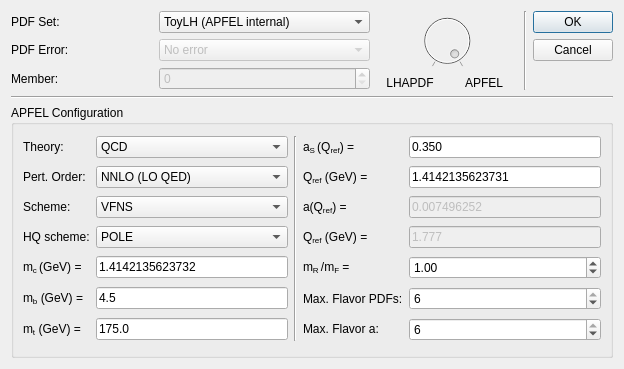
<?xml version="1.0" encoding="UTF-8"?>
<ui version="4.0">
 <class>PDFDialog</class>
 <widget class="QDialog" name="PDFDialog">
  <property name="geometry">
   <rect>
    <x>0</x>
    <y>0</y>
    <width>624</width>
    <height>369</height>
   </rect>
  </property>
  <property name="windowTitle">
   <string>Adding new PDF set</string>
  </property>
  <property name="windowIcon">
   <iconset resource="../resources/resource.qrc">
    <normaloff>:/icons/logo.png</normaloff>:/icons/logo.png</iconset>
  </property>
  <property name="styleSheet">
   <string notr="true"/>
  </property>
  <layout class="QGridLayout" name="gridLayout_2">
   <item row="5" column="0" colspan="5">
    <widget class="QGroupBox" name="groupBox">
     <property name="enabled">
      <bool>true</bool>
     </property>
     <property name="title">
      <string>APFEL Configuration</string>
     </property>
     <layout class="QGridLayout" name="gridLayout_3">
      <item row="0" column="0">
       <widget class="QLabel" name="label_5">
        <property name="text">
         <string>Theory:</string>
        </property>
       </widget>
      </item>
      <item row="0" column="1">
       <widget class="QComboBox" name="comboBox_theory">
        <item>
         <property name="text">
          <string>QCD</string>
         </property>
        </item>
        <item>
         <property name="text">
          <string>QED</string>
         </property>
        </item>
        <item>
         <property name="text">
          <string>QECDP</string>
         </property>
        </item>
        <item>
         <property name="text">
          <string>QCEDP</string>
         </property>
        </item>
        <item>
         <property name="text">
          <string>QavDP</string>
         </property>
        </item>
        <item>
         <property name="text">
          <string>QECDS</string>
         </property>
        </item>
        <item>
         <property name="text">
          <string>QCEDS</string>
         </property>
        </item>
        <item>
         <property name="text">
          <string>QavDS</string>
         </property>
        </item>
       </widget>
      </item>
      <item row="0" column="2" rowspan="7">
       <widget class="Line" name="line_3">
        <property name="orientation">
         <enum>Qt::Vertical</enum>
        </property>
       </widget>
      </item>
      <item row="0" column="3">
       <widget class="QLabel" name="label_16">
        <property name="text">
         <string>&lt;html&gt;&lt;head/&gt;&lt;body&gt;&lt;p&gt;&lt;span style=&quot; font-family:'Symbol';&quot;&gt;a&lt;/span&gt;&lt;span style=&quot; vertical-align:sub;&quot;&gt;S &lt;/span&gt;(Q&lt;span style=&quot; vertical-align:sub;&quot;&gt;ref&lt;/span&gt;) =&lt;/p&gt;&lt;/body&gt;&lt;/html&gt;</string>
        </property>
       </widget>
      </item>
      <item row="0" column="4">
       <widget class="QLineEdit" name="lineEdit_as">
        <property name="text">
         <string>0.350</string>
        </property>
       </widget>
      </item>
      <item row="1" column="0">
       <widget class="QLabel" name="label_8">
        <property name="text">
         <string>Pert. Order:</string>
        </property>
       </widget>
      </item>
      <item row="1" column="1">
       <widget class="QComboBox" name="comboBox_ptord">
        <property name="currentIndex">
         <number>2</number>
        </property>
        <item>
         <property name="text">
          <string>LO (LO QED)</string>
         </property>
        </item>
        <item>
         <property name="text">
          <string>NLO (LO QED)</string>
         </property>
        </item>
        <item>
         <property name="text">
          <string>NNLO (LO QED)</string>
         </property>
        </item>
       </widget>
      </item>
      <item row="1" column="3">
       <widget class="QLabel" name="label_17">
        <property name="text">
         <string>&lt;html&gt;&lt;head/&gt;&lt;body&gt;&lt;p&gt;Q&lt;span style=&quot; vertical-align:sub;&quot;&gt;ref&lt;/span&gt; (GeV) =&lt;/p&gt;&lt;/body&gt;&lt;/html&gt;</string>
        </property>
       </widget>
      </item>
      <item row="1" column="4">
       <widget class="QLineEdit" name="lineEdit_Qas">
        <property name="enabled">
         <bool>true</bool>
        </property>
        <property name="text">
         <string>1.4142135623731</string>
        </property>
       </widget>
      </item>
      <item row="2" column="0">
       <widget class="QLabel" name="label_6">
        <property name="text">
         <string>Scheme:</string>
        </property>
       </widget>
      </item>
      <item row="2" column="1">
       <widget class="QComboBox" name="comboBox_scheme">
        <item>
         <property name="text">
          <string>VFNS</string>
         </property>
        </item>
        <item>
         <property name="text">
          <string>FFNS, 3 flavors</string>
         </property>
        </item>
        <item>
         <property name="text">
          <string>FFNS, 4 flavors</string>
         </property>
        </item>
        <item>
         <property name="text">
          <string>FFNS, 5 flavors</string>
         </property>
        </item>
        <item>
         <property name="text">
          <string>FFNS, 6 flavors</string>
         </property>
        </item>
       </widget>
      </item>
      <item row="2" column="3">
       <widget class="QLabel" name="label_18">
        <property name="text">
         <string>&lt;html&gt;&lt;head/&gt;&lt;body&gt;&lt;p&gt;&lt;span style=&quot; font-family:'Symbol';&quot;&gt;a&lt;/span&gt;&lt;span style=&quot; vertical-align:sub;&quot;/&gt;(Q&lt;span style=&quot; vertical-align:sub;&quot;&gt;ref&lt;/span&gt;) =&lt;/p&gt;&lt;/body&gt;&lt;/html&gt;</string>
        </property>
       </widget>
      </item>
      <item row="2" column="4">
       <widget class="QLineEdit" name="lineEdit_a">
        <property name="enabled">
         <bool>false</bool>
        </property>
        <property name="text">
         <string>0.007496252</string>
        </property>
       </widget>
      </item>
      <item row="3" column="0">
       <widget class="QLabel" name="label_7">
        <property name="text">
         <string>HQ scheme:</string>
        </property>
       </widget>
      </item>
      <item row="3" column="1">
       <widget class="QComboBox" name="comboBox_hqscheme">
        <property name="enabled">
         <bool>true</bool>
        </property>
        <item>
         <property name="text">
          <string>POLE</string>
         </property>
        </item>
        <item>
         <property name="text">
          <string>MSbar</string>
         </property>
        </item>
       </widget>
      </item>
      <item row="3" column="3">
       <widget class="QLabel" name="label_19">
        <property name="text">
         <string>&lt;html&gt;&lt;head/&gt;&lt;body&gt;&lt;p&gt;Q&lt;span style=&quot; vertical-align:sub;&quot;&gt;ref&lt;/span&gt; (GeV) =&lt;/p&gt;&lt;/body&gt;&lt;/html&gt;</string>
        </property>
       </widget>
      </item>
      <item row="3" column="4">
       <widget class="QLineEdit" name="lineEdit_Qa">
        <property name="enabled">
         <bool>false</bool>
        </property>
        <property name="text">
         <string>1.777</string>
        </property>
       </widget>
      </item>
      <item row="4" column="0">
       <widget class="QLabel" name="label_20">
        <property name="text">
         <string>&lt;html&gt;&lt;head/&gt;&lt;body&gt;&lt;p&gt;m&lt;span style=&quot; vertical-align:sub;&quot;&gt;c &lt;/span&gt; (GeV) =&lt;/p&gt;&lt;/body&gt;&lt;/html&gt;</string>
        </property>
       </widget>
      </item>
      <item row="4" column="1">
       <widget class="QLineEdit" name="lineEdit_mc">
        <property name="inputMethodHints">
         <set>Qt::ImhDigitsOnly</set>
        </property>
        <property name="inputMask">
         <string notr="true"/>
        </property>
        <property name="text">
         <string>1.4142135623732</string>
        </property>
        <property name="alignment">
         <set>Qt::AlignLeading|Qt::AlignLeft|Qt::AlignVCenter</set>
        </property>
       </widget>
      </item>
      <item row="4" column="3">
       <widget class="QLabel" name="label_23">
        <property name="text">
         <string>&lt;html&gt;&lt;head/&gt;&lt;body&gt;&lt;p&gt;&lt;span style=&quot; font-family:'Symbol';&quot;&gt;m&lt;/span&gt;&lt;span style=&quot; vertical-align:sub;&quot;&gt;R &lt;/span&gt;/&lt;span style=&quot; vertical-align:sub;&quot;/&gt;&lt;span style=&quot; font-family:'Symbol';&quot;&gt;m&lt;/span&gt;&lt;span style=&quot; vertical-align:sub;&quot;&gt;F&lt;/span&gt; =&lt;/p&gt;&lt;/body&gt;&lt;/html&gt;</string>
        </property>
       </widget>
      </item>
      <item row="4" column="4">
       <widget class="QDoubleSpinBox" name="doubleSpinBox_murmuf">
        <property name="value">
         <double>1.000000000000000</double>
        </property>
       </widget>
      </item>
      <item row="5" column="0">
       <widget class="QLabel" name="label_21">
        <property name="text">
         <string>&lt;html&gt;&lt;head/&gt;&lt;body&gt;&lt;p&gt;m&lt;span style=&quot; vertical-align:sub;&quot;&gt;b&lt;/span&gt; (GeV) =&lt;/p&gt;&lt;/body&gt;&lt;/html&gt;</string>
        </property>
       </widget>
      </item>
      <item row="5" column="1">
       <widget class="QLineEdit" name="lineEdit_mb">
        <property name="text">
         <string>4.5</string>
        </property>
       </widget>
      </item>
      <item row="5" column="3">
       <widget class="QLabel" name="label_24">
        <property name="text">
         <string>Max. Flavor PDFs:</string>
        </property>
       </widget>
      </item>
      <item row="5" column="4">
       <widget class="QSpinBox" name="spinBox_maxpdf">
        <property name="minimum">
         <number>3</number>
        </property>
        <property name="maximum">
         <number>6</number>
        </property>
        <property name="value">
         <number>6</number>
        </property>
       </widget>
      </item>
      <item row="6" column="0">
       <widget class="QLabel" name="label_22">
        <property name="text">
         <string>&lt;html&gt;&lt;head/&gt;&lt;body&gt;&lt;p&gt;m&lt;span style=&quot; vertical-align:sub;&quot;&gt;t&lt;/span&gt; (GeV) =&lt;/p&gt;&lt;/body&gt;&lt;/html&gt;</string>
        </property>
       </widget>
      </item>
      <item row="6" column="1">
       <widget class="QLineEdit" name="lineEdit_mt">
        <property name="text">
         <string>175.0</string>
        </property>
       </widget>
      </item>
      <item row="6" column="3">
       <widget class="QLabel" name="label_25">
        <property name="text">
         <string>&lt;html&gt;&lt;head/&gt;&lt;body&gt;&lt;p&gt;Max. Flavor &lt;span style=&quot; font-family:'Symbol';&quot;&gt;a:&lt;/span&gt;&lt;/p&gt;&lt;/body&gt;&lt;/html&gt;</string>
        </property>
       </widget>
      </item>
      <item row="6" column="4">
       <widget class="QSpinBox" name="spinBox_maxa">
        <property name="enabled">
         <bool>true</bool>
        </property>
        <property name="minimum">
         <number>3</number>
        </property>
        <property name="maximum">
         <number>6</number>
        </property>
        <property name="value">
         <number>6</number>
        </property>
       </widget>
      </item>
     </layout>
     <zorder>lineEdit_Qas</zorder>
     <zorder>comboBox_scheme</zorder>
     <zorder>line_3</zorder>
     <zorder>lineEdit_as</zorder>
     <zorder>label_5</zorder>
     <zorder>label_17</zorder>
     <zorder>label_6</zorder>
     <zorder>comboBox_ptord</zorder>
     <zorder>comboBox_theory</zorder>
     <zorder>label_8</zorder>
     <zorder>label_16</zorder>
     <zorder>label_18</zorder>
     <zorder>lineEdit_a</zorder>
     <zorder>comboBox_hqscheme</zorder>
     <zorder>label_7</zorder>
     <zorder>label_19</zorder>
     <zorder>lineEdit_Qa</zorder>
     <zorder>lineEdit_mc</zorder>
     <zorder>doubleSpinBox_murmuf</zorder>
     <zorder>label_20</zorder>
     <zorder>label_23</zorder>
     <zorder>lineEdit_mb</zorder>
     <zorder>spinBox_maxpdf</zorder>
     <zorder>label_24</zorder>
     <zorder>label_21</zorder>
     <zorder>spinBox_maxa</zorder>
     <zorder>lineEdit_mt</zorder>
     <zorder>label_25</zorder>
     <zorder>label_22</zorder>
    </widget>
   </item>
   <item row="0" column="3" rowspan="3">
    <widget class="Line" name="line_2">
     <property name="orientation">
      <enum>Qt::Vertical</enum>
     </property>
    </widget>
   </item>
   <item row="0" column="4" rowspan="3">
    <widget class="QDialogButtonBox" name="buttonBox">
     <property name="orientation">
      <enum>Qt::Vertical</enum>
     </property>
     <property name="standardButtons">
      <set>QDialogButtonBox::Cancel|QDialogButtonBox::Ok</set>
     </property>
    </widget>
   </item>
   <item row="0" column="1">
    <widget class="QComboBox" name="comboPDFset">
     <item>
      <property name="text">
       <string>ToyLH (APFEL internal)</string>
      </property>
     </item>
    </widget>
   </item>
   <item row="4" column="0" colspan="5">
    <widget class="Line" name="line">
     <property name="orientation">
      <enum>Qt::Horizontal</enum>
     </property>
    </widget>
   </item>
   <item row="0" column="2" rowspan="3">
    <layout class="QGridLayout" name="gridLayout">
     <item row="1" column="1">
      <widget class="QLabel" name="label_2">
       <property name="text">
        <string>LHAPDF</string>
       </property>
       <property name="alignment">
        <set>Qt::AlignCenter</set>
       </property>
      </widget>
     </item>
     <item row="0" column="1" colspan="2">
      <widget class="QDial" name="dialDLAGP">
       <property name="enabled">
        <bool>false</bool>
       </property>
       <property name="minimum">
        <number>0</number>
       </property>
       <property name="maximum">
        <number>1</number>
       </property>
       <property name="singleStep">
        <number>1</number>
       </property>
       <property name="pageStep">
        <number>0</number>
       </property>
       <property name="value">
        <number>1</number>
       </property>
       <property name="sliderPosition">
        <number>1</number>
       </property>
       <property name="tracking">
        <bool>true</bool>
       </property>
       <property name="orientation">
        <enum>Qt::Horizontal</enum>
       </property>
       <property name="invertedAppearance">
        <bool>false</bool>
       </property>
       <property name="invertedControls">
        <bool>false</bool>
       </property>
       <property name="wrapping">
        <bool>false</bool>
       </property>
       <property name="notchesVisible">
        <bool>true</bool>
       </property>
      </widget>
     </item>
     <item row="1" column="2">
      <widget class="QLabel" name="label_3">
       <property name="text">
        <string>APFEL</string>
       </property>
       <property name="alignment">
        <set>Qt::AlignCenter</set>
       </property>
      </widget>
     </item>
    </layout>
   </item>
   <item row="0" column="0">
    <widget class="QLabel" name="label">
     <property name="text">
      <string>PDF Set:</string>
     </property>
    </widget>
   </item>
   <item row="1" column="1">
    <widget class="QComboBox" name="comboPDFerror">
     <property name="enabled">
      <bool>false</bool>
     </property>
     <item>
      <property name="text">
       <string>No error</string>
      </property>
     </item>
     <item>
      <property name="text">
       <string>Monte Carlo - Standard Deviation</string>
      </property>
     </item>
     <item>
      <property name="text">
       <string>Hessian - Eigenstate 68% c.l.</string>
      </property>
     </item>
     <item>
      <property name="text">
       <string>Hessian - Eigenstate 90% c.l.</string>
      </property>
     </item>
     <item>
      <property name="text">
       <string>Hessian - Symmetric Eigenstate</string>
      </property>
     </item>
    </widget>
   </item>
   <item row="2" column="1">
    <widget class="QSpinBox" name="member">
     <property name="enabled">
      <bool>false</bool>
     </property>
     <property name="maximum">
      <number>10000</number>
     </property>
    </widget>
   </item>
   <item row="1" column="0">
    <widget class="QLabel" name="label_4">
     <property name="text">
      <string>PDF Error:</string>
     </property>
    </widget>
   </item>
   <item row="2" column="0">
    <widget class="QLabel" name="label_9">
     <property name="text">
      <string>Member:</string>
     </property>
    </widget>
   </item>
  </layout>
 </widget>
 <resources>
  <include location="../resources/resource.qrc"/>
 </resources>
 <connections>
  <connection>
   <sender>buttonBox</sender>
   <signal>accepted()</signal>
   <receiver>PDFDialog</receiver>
   <slot>accept()</slot>
   <hints>
    <hint type="sourcelabel">
     <x>248</x>
     <y>254</y>
    </hint>
    <hint type="destinationlabel">
     <x>157</x>
     <y>272</y>
    </hint>
   </hints>
  </connection>
  <connection>
   <sender>buttonBox</sender>
   <signal>rejected()</signal>
   <receiver>PDFDialog</receiver>
   <slot>reject()</slot>
   <hints>
    <hint type="sourcelabel">
     <x>316</x>
     <y>260</y>
    </hint>
    <hint type="destinationlabel">
     <x>286</x>
     <y>272</y>
    </hint>
   </hints>
  </connection>
 </connections>
</ui>
